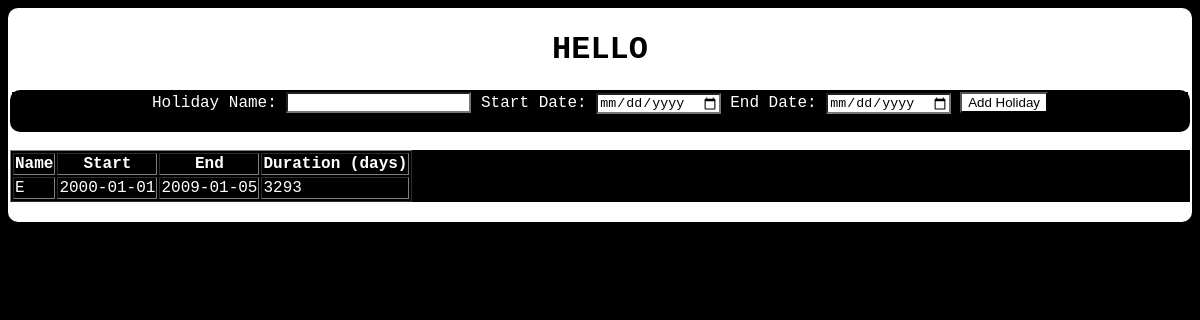
Before: / with the older database file.
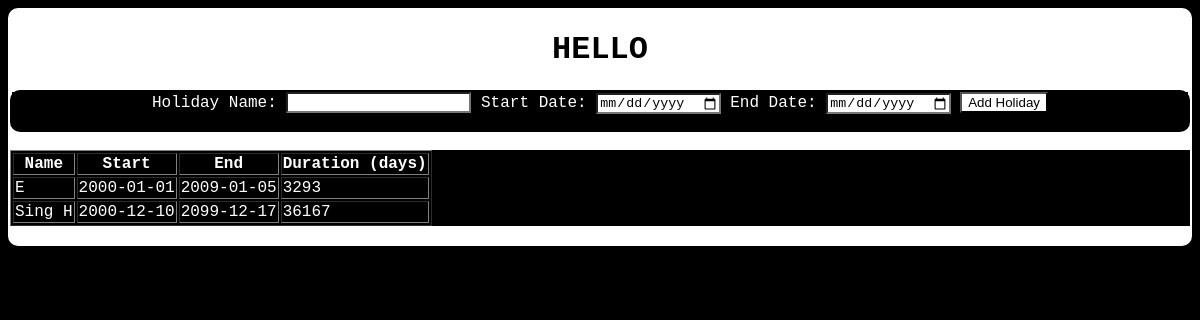
After: the same page with the newer database file.
### tables this page shows
CREATE TABLE holidays (
        id INTEGER PRIMARY KEY AUTOINCREMENT,
        name TEXT,        -- holiday name
        start_date TEXT,  -- holiday start
        end_date TEXT,    -- holiday end
        duration INTEGER  -- length in days
    );

### app.py (the view)
@app.route('/')
def index():
    conn = sqlite3.connect('t_list.db')
    c = conn.cursor()
    c.execute("SELECT name, start_date, end_date, duration FROM holidays")
    holidays = c.fetchall()
    conn.close()
    return flask.render_template('index.html', holidays=holidays)

### templates/index.html (shortened to what this page needs)
<html>
    <head>
    </head>
    <body>
        <div class="w">
            <h1>HELLO</h1>
            <div class="s">
                <form action="/add" method="post">
                    <label for="name">Holiday Name:</label>
                    <input type="text" name="name" required>
                    <label for="start">Start Date:</label>
                    <input type="date" name="start" required>
                    <label for="end">End Date:</label>
                    <input type="date" name="end" required>
                    <button type="submit">Add Holiday</button>
                </form>
            </div>
            <br />
            <div>
                <table border="1">
                    <tr>
                        <th>Name</th>
                        <th>Start</th>
                        <th>End</th>
                        <th>Duration (days)</th>
                    </tr>
                    {% for h in holidays %}
                    <tr>
                        <td>{{ h[0] }}</td>
                        <td>{{ h[1] }}</td>
                        <td>{{ h[2] }}</td>
                        <td>{{ h[3] }}</td>
                    </tr>
                    {% endfor %}
                </table>
            </div>
            <br />
        </div>
    </body>
</html>

### templates/index.html (style rules this page uses)
* { background-color: black; }
.w { background-color: white; border: 2px solid white; border-radius: 10px; text-align: center; font-family: 'Courier New', Courier, monospace; }
.s { background-color: black; border: 2px solid black; color: white; border-radius: 10px; text-align: center; font-family: 'Courier New', Courier, monospace; }
.w h1 { color: black; background-color: white; }
input { background-color: white; }
button { background-color: white; }
table { color: white; }

Changed rows visible on the page:
added holidays: name "Sing H", start_date "2000-12-10", end_date "2099-12-17", duration "36167"
